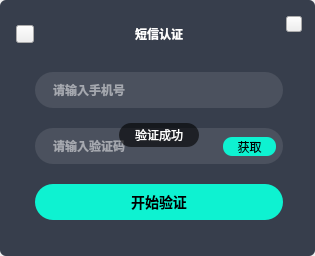
<?xml version="1.0" encoding="UTF-8"?>
<ui version="4.0">
 <class>VCheckMsgWidget</class>
 <widget class="QWidget" name="VCheckMsgWidget">
  <property name="geometry">
   <rect>
    <x>0</x>
    <y>0</y>
    <width>315</width>
    <height>256</height>
   </rect>
  </property>
  <property name="windowTitle">
   <string>VCheckMsgWidget</string>
  </property>
  <property name="styleSheet">
   <string notr="true">#widget_bg
{
	background: #373E4C;
	border-radius: 6px;
}

#label_title
{
	color: white;
	font-weight: 600;
	font: 20px &quot;黑体&quot;;
}

#lineEdit_phone
,#lineEdit_code
{
	border-radius: 18px;
	background: rgba(255,255, 255, 0.1);
	font-size: 12px;
	font-weight: 500;
	color: white;
	padding-left: 16px;
}

#pushButton_check
{
	background: rgb(14, 242, 209);
	border-radius: 18px;
	font: 14px;
	font-weight: 600;
}

#pushButton_code
{
	background: rgb(14, 242, 209);
	border-radius: 9px;
	font: 12px;
	font-weight: 400;
}

#label_toast
{
	color: rgba(255, 255, 255);
	background: rgba(0, 0, 0, 0.6);
	border-radius: 12px;
	font-weight: 400;
}
</string>
  </property>
  <layout class="QGridLayout" name="gridLayout">
   <property name="leftMargin">
    <number>0</number>
   </property>
   <property name="topMargin">
    <number>0</number>
   </property>
   <property name="rightMargin">
    <number>0</number>
   </property>
   <property name="bottomMargin">
    <number>0</number>
   </property>
   <property name="spacing">
    <number>0</number>
   </property>
   <item row="0" column="0">
    <widget class="QWidget" name="widget_bg" native="true">
     <widget class="QPushButton" name="pushButton_close">
      <property name="geometry">
       <rect>
        <x>286</x>
        <y>16</y>
        <width>16</width>
        <height>16</height>
       </rect>
      </property>
      <property name="text">
       <string/>
      </property>
     </widget>
     <widget class="QPushButton" name="pushButton_back">
      <property name="geometry">
       <rect>
        <x>16</x>
        <y>25</y>
        <width>18</width>
        <height>18</height>
       </rect>
      </property>
      <property name="text">
       <string/>
      </property>
     </widget>
     <widget class="QPushButton" name="pushButton_check">
      <property name="geometry">
       <rect>
        <x>35</x>
        <y>184</y>
        <width>248</width>
        <height>36</height>
       </rect>
      </property>
      <property name="text">
       <string>开始验证</string>
      </property>
     </widget>
     <widget class="QLineEdit" name="lineEdit_phone">
      <property name="geometry">
       <rect>
        <x>35</x>
        <y>72</y>
        <width>248</width>
        <height>36</height>
       </rect>
      </property>
      <property name="placeholderText">
       <string>请输入手机号</string>
      </property>
     </widget>
     <widget class="QLineEdit" name="lineEdit_code">
      <property name="geometry">
       <rect>
        <x>35</x>
        <y>128</y>
        <width>248</width>
        <height>36</height>
       </rect>
      </property>
      <property name="placeholderText">
       <string>请输入验证码</string>
      </property>
     </widget>
     <widget class="QLabel" name="label_title">
      <property name="geometry">
       <rect>
        <x>119</x>
        <y>20</y>
        <width>80</width>
        <height>28</height>
       </rect>
      </property>
      <property name="text">
       <string>短信认证</string>
      </property>
      <property name="alignment">
       <set>Qt::AlignCenter</set>
      </property>
     </widget>
     <widget class="QPushButton" name="pushButton_code">
      <property name="geometry">
       <rect>
        <x>223</x>
        <y>137</y>
        <width>53</width>
        <height>19</height>
       </rect>
      </property>
      <property name="text">
       <string>获取</string>
      </property>
     </widget>
     <widget class="QLabel" name="label_toast">
      <property name="geometry">
       <rect>
        <x>119</x>
        <y>123</y>
        <width>80</width>
        <height>24</height>
       </rect>
      </property>
      <property name="text">
       <string>验证成功</string>
      </property>
      <property name="alignment">
       <set>Qt::AlignCenter</set>
      </property>
     </widget>
    </widget>
   </item>
  </layout>
 </widget>
 <layoutdefault spacing="6" margin="11"/>
 <resources/>
 <connections/>
</ui>
